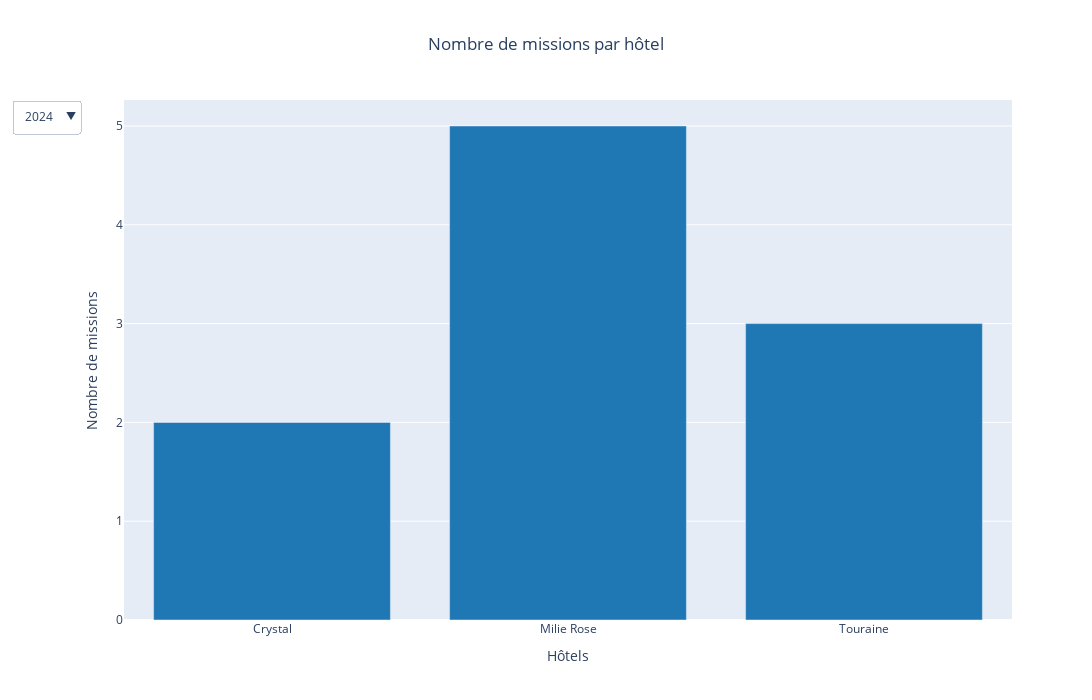

Notebook code for this chart:
### Code cell
top = 5
years = data["date_debut"].dt.year.astype(str).unique()

fig = go.Figure()

for i in range(len(years)) : 
        by_year = data.loc[data["date_debut"].dt.year.astype(str) == years[i], ["Propriété_clean","periode_debut"]]
        by_year["count"] = 1
        by_year = by_year.pivot_table(index="periode_debut", values="count",columns=['Propriété_clean'], aggfunc="count", fill_value=0)

        top_hotels = by_year.sum().sort_values(ascending=False)[:top].index.to_list()
        top_by_year = by_year.loc[:,top_hotels]
        top_by_year = pd.melt(top_by_year.reset_index(), id_vars="periode_debut", value_name="Missions")

        if i == 0:
                fig.add_trace(
                        go.Bar(x=data[data["date_debut"].dt.year.astype(str) == years[i]].groupby("Propriété_clean").count().index, 
                               y=data[data["date_debut"].dt.year.astype(str) == years[i]].groupby("Propriété_clean").count().hôtel, 
                               visible = True,
                               marker_color=custom_palette[i]))

        else:
                fig.add_trace(
                        go.Bar(x=data[data["date_debut"].dt.year.astype(str) == years[i]].groupby("Propriété_clean").count().index, 
                               y=data[data["date_debut"].dt.year.astype(str) == years[i]].groupby("Propriété_clean").count().hôtel, 
                               visible = False,
                               marker_color=custom_palette[i]))

fig.update_layout(
        title = go.layout.Title(text = "Nombre de missions par hôtel", x = 0.5),
        autosize=False,
        showlegend=False,
        width=1500,
        height=700)

buttons = [
    go.layout.updatemenu.Button(
        label=year,
        method='update',
        args=[{'visible': [y == year for y in years]}]
    )
    for year in years
]


fig.update_layout(
        updatemenus = [go.layout.Updatemenu(
                active = 0,
                buttons= buttons
                          )]
)

fig.update_xaxes(title_text='Hôtels')
fig.update_yaxes(title_text='Nombre de missions')

### Figure 1 — Plotly figure (JSON) as saved in the notebook; plotly's stock layout.template omitted (floating-point values rounded to 4 significant figures)
{"data": [{"marker": {"color": "#1f77b4"}, "type": "bar", "visible": true, "x": ["Crystal", "Milie Rose", "Touraine"], "y": [2, 5, 3]}, {"marker": {"color": "#ff7f0e"}, "type": "bar", "visible": false, "x": ["Alberte ", "Apogé", "Chouchou", "Courseine", "Crystal", "Drawing House", "Edouard VI", "French Theory", "Ibis Montparnasse", "Imprimerie", "Le Grand Quartier", "Le Roch Hotel", "Les Deux Girafes", "MT solutions ", "Marceau", "Milie Rose", "Mont Dore", "Monte Cristo", "Parisianer", "Parisis", "Peper and paper ", "Prélude", "Quinzerie hotel", "Select Hotel", "Touraine", "Tsuba", "Victoire et Germain", "Yllen Eiffel"], "y": [5, 31, 12, 40, 60, 82, 23, 40, 869, 236, 283, 3, 59, 19, 145, 214, 1, 47, 17, 29, 1, 17, 20, 255, 68, 116, 26, 109]}, {"marker": {"color": "#2ca02c"}, "type": "bar", "visible": false, "x": ["Apogé", "Bleu de Grenelle", "Courseine", "Crystal", "Drawing House", "Edouard VI", "French Theory", "Home Moderne", "Ibis Montparnasse", "Imprimerie", "La Belle Ville", "Le Grand Quartier", "Les Deux Girafes", "Marceau", "Mathurin", "Milie Rose", "Mont Dore", "Monte Cristo", "Parisianer", "Prélude", "Select Hotel", "Touraine", "Tsuba", "Victoire et Germain", "Yllen Eiffel"], "y": [30, 5, 74, 81, 62, 58, 29, 2, 405, 220, 42, 133, 24, 103, 3, 33, 1, 43, 54, 105, 55, 39, 100, 53, 87]}, {"marker": {"color": "#d62728"}, "type": "bar", "visible": false, "x": ["Courseine", "Ibis Montparnasse", "Marceau", "Monte Cristo", "Prélude", "Touraine", "Tsuba", "Victoire et Germain"], "y": [5, 17, 2, 4, 31, 5, 8, 10]}], "layout": {"autosize": false, "height": 700, "showlegend": false, "title": {"text": "Nombre de missions par hôtel", "x": 0.5}, "updatemenus": [{"active": 0, "buttons": [{"args": [{"visible": [true, false, false, false]}], "label": "2024", "method": "update"}, {"args": [{"visible": [false, true, false, false]}], "label": "2023", "method": "update"}, {"args": [{"visible": [false, false, true, false]}], "label": "2022", "method": "update"}, {"args": [{"visible": [false, false, false, true]}], "label": "2021", "method": "update"}]}], "width": 1500, "xaxis": {"title": {"text": "Hôtels"}}, "yaxis": {"title": {"text": "Nombre de missions"}}}}
